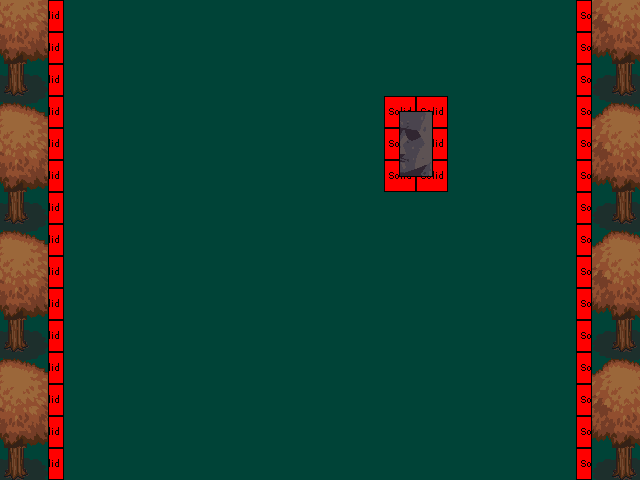

This game map was drawn from its Tiled (.tmx) file and the tilesets committed beside it. A one-line description and the trimmed map source follow:
An orthogonal 20x15 tile map with 32x32 px tiles, 4 tile layers (one, two, three, logic), 2 tilesets.

<map version="1.0" tiledversion="1.0.2" orientation="orthogonal" renderorder="left-up" width="20" height="15" tilewidth="32" tileheight="32" nextobjectid="1">
 <tileset firstgid="1" name="land" tilewidth="32" tileheight="32" tilecount="1024" columns="32">
  <image source="tilesets/outside/land.png" width="1024" height="1024" />
 </tileset>
 <tileset firstgid="1025" name="logic" tilewidth="32" tileheight="32" tilecount="25" columns="5">
  <image source="tilesets/mix/logic.png" width="160" height="160" />
 </tileset>
 <layer name="one" width="20" height="15">
  <data>[300 cells, 300 non-empty, 1 distinct tile ids]</data>
 </layer>
 <layer name="two" width="20" height="15">
  <data>[300 cells, 34 non-empty, 12 distinct tile ids]</data>
 </layer>
 <layer name="three" width="20" height="15">
  <data>[300 cells, 44 non-empty, 9 distinct tile ids]</data>
 </layer>
 <layer name="logic" width="20" height="15">
  <data>[300 cells, 36 non-empty, 6 distinct tile ids]</data>
 </layer>
</map>
